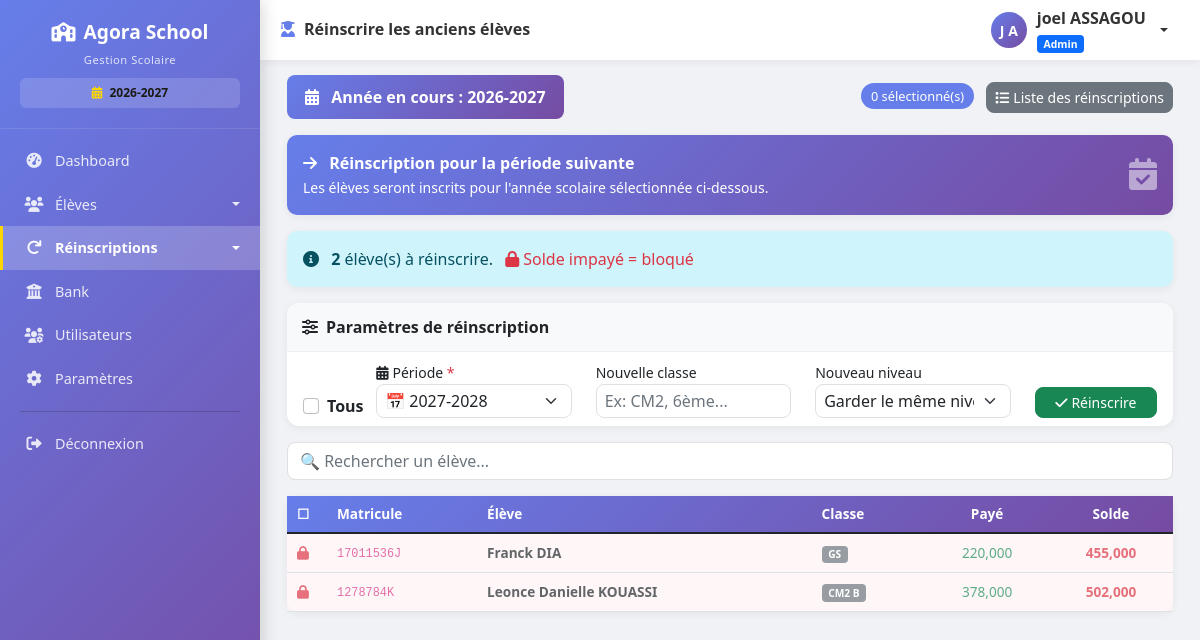
Page /reinscriptions/anciens (signed in) on the earlier database version.
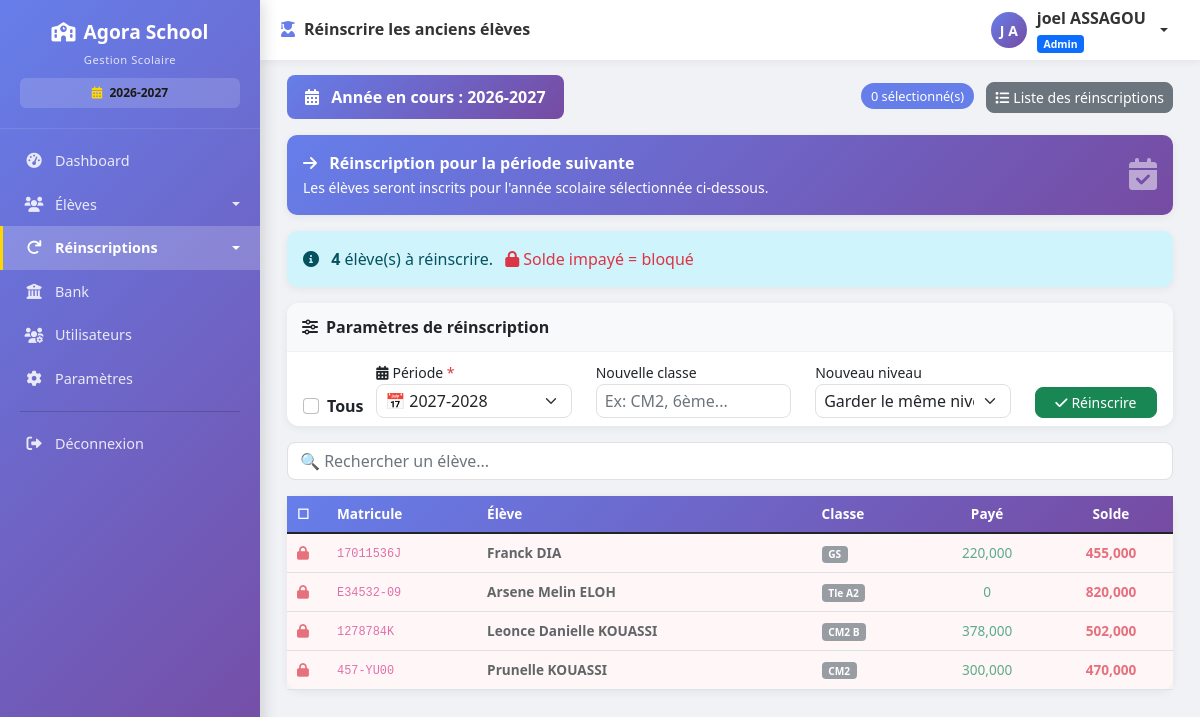
Same page on the later database version.
### models.py (models this page shows, shortened)
class Eleve(db.Model):
    __tablename__ = 'eleves'
    id = db.Column(db.Integer, primary_key=True)
    nom = db.Column(db.String(100), nullable=False)
    prenom = db.Column(db.String(100), nullable=False)
    classe = db.Column(db.String(50), nullable=False)
    genre = db.Column(db.String(1))
    date_naissance = db.Column(db.Date, nullable=True)
    lieu_naissance = db.Column(db.String(100))
    matricule = db.Column(db.String(50), unique=True, nullable=False)
    nom_parent = db.Column(db.String(200))
    profession_parent = db.Column(db.String(200))
    employeur = db.Column(db.String(200))
    telephone_parent = db.Column(db.String(20))
    adresse = db.Column(db.String(200))
    affiliation = db.Column(db.String(100))
    observation = db.Column(db.String(200))
    nom_parent1 = db.Column(db.String(200))
    profession_parent1 = db.Column(db.String(200))
    employeur2 = db.Column(db.String(200))
    telephone_parent2 = db.Column(db.String(20))
    adresse1 = db.Column(db.String(200))
    affiliation1 = db.Column(db.String(100))
    observation1 = db.Column(db.String(200))
    est_affecte_etat = db.Column(db.Boolean, default=False)
    reference_affectation = db.Column(db.String(100))
    organisme_affectation = db.Column(db.String(100), default='État')
    sous_groupe_id = db.Column(db.Integer, db.ForeignKey('sous_groupes.id'), nullable=True)
    transport_option_id = db.Column(db.Integer, db.ForeignKey('options_transport.id'), nullable=True)
    cantine_option_id = db.Column(db.Integer, db.ForeignKey('options_cantine.id'), nullable=True)
    renforcement_inscrit = db.Column(db.Boolean, default=False)
    frais_tenue = db.Column(db.Float, default=0)
    frais_droit_examen = db.Column(db.Float, default=0)
    frais_scolarite = db.Column(db.Float, default=0)
    montant_paye = db.Column(db.Float, default=0)
    date_inscription = db.Column(db.DateTime, default=datetime.utcnow)
    date_modification = db.Column(db.DateTime, default=datetime.utcnow, onupdate=datetime.utcnow)
    actif = db.Column(db.Boolean, default=True)
    commentaire = db.Column(db.Text)
    annee_scolaire = db.Column(db.String(20), default='2026-2027')
    reinscrit = db.Column(db.Boolean, default=False)
    date_reinscription = db.Column(db.DateTime, nullable=True)
    reinscrit_par = db.Column(db.String(100), nullable=True)
    paiements = db.relationship('Paiement', backref='eleve', lazy=True, cascade='all, delete-orphan')
    @property
    def frais_scolarite_base(self):
        if not self.sous_groupe_id:
            return 0
        sous_groupe = SousGroupe.query.get(self.sous_groupe_id)
        if not sous_groupe:
            return 0
        tarif = TarifFraisAffecte.query.filter_by(
            groupe_id=sous_groupe.groupe_id,
            est_affecte=self.est_affecte_etat,
            type_tarif='scolarite',  # ← AJOUTER CETTE LIGNE
            actif=True
        ).first()
        if tarif:
            return tarif.montant
    @property
    def frais_transport(self):
        if self.transport_option:
            return self.transport_option.montant_supplement
        return 0
    @property
    def frais_cantine(self):
        if self.cantine_option:
            return self.cantine_option.montant
        return 0
    @property
    def frais_renforcement(self):
        if self.est_classe_examen or self.renforcement_inscrit:
            tarif = TarifFrais.query.filter_by(
                type_frais_id=4,  # ID pour le renforcement
                sous_groupe_id=self.sous_groupe_id,
                actif=True
            ).first()
            return tarif.montant if tarif else 0
        return 0
    @property
    def frais_droit_examen_montant(self):
        if self.sous_groupe_id:
            ids_examen = [11, 15, 18]  # À remplacer par les vrais IDs
            if self.sous_groupe_id == 11:  # CM2
                ministere = float(Parametre.get('droit_examen_cm2_ministere', 5000))
                ecole = float(Parametre.get('droit_examen_cm2_ecole', 3000))
                return ministere + ecole
            elif self.sous_groupe_id == 15:  # 3ème
                ministere = float(Parametre.get('droit_examen_3eme_ministere', 8000))
                ecole = float(Parametre.get('droit_examen_3eme_ecole', 5000))
                return ministere + ecole
            elif self.sous_groupe_id == 18:  # Terminale
                ministere = float(Parametre.get('droit_examen_tle_ministere', 10000))
                ecole = float(Parametre.get('droit_examen_tle_ecole', 7000))
                return ministere + ecole
        return 0
    @property
    def est_classe_examen(self):
        if self.sous_groupe:
            return self.sous_groupe.nom in ['CM2', '3ème', 'Terminale']
        return False
    @property
    def frais_scolarite_total(self):
        total = 0
        total += self.frais_scolarite_base or 0
        total += self.frais_inscription_montant or 0
        total += self.frais_tenue_montant or 0
        if self.transport_option:
            total += self.frais_transport or 0
        if self.cantine_option:
            total += self.frais_cantine or 0
        total += self.frais_renforcement or 0
        if self.est_classe_examen:
            total += self.frais_droit_examen_montant or 0
        return total
    @property
    def solde(self):
        return self.frais_scolarite_total - self.montant_paye_reel
    @property
    def frais_inscription_montant(self):
        if not self.sous_groupe:
            return 0
        tarif = TarifFraisAffecte.query.filter_by(
            groupe_id=self.sous_groupe.groupe_id,
            type_tarif='inscription',
            actif=True
        ).first()
        if tarif:
            return tarif.montant
        return 0
    @property
    def frais_tenue_montant(self):
        if not self.sous_groupe:
            return 0
        import json
        mapping_json = Parametre.get('mapping_tenues_sous_groupes', '{}')
        try:
            mapping = json.loads(mapping_json)
        except (json.JSONDecodeError, TypeError):
            return self._get_montant_tenue_fallback()
        param_cle = mapping.get(self.sous_groupe.nom)
        if param_cle == 'montant_tenue_primaire_inf':
            return float(Parametre.get('montant_tenue_primaire_inf', 15000))
        elif param_cle == 'montant_tenue_primaire_sup':
            return float(Parametre.get('montant_tenue_primaire_sup', 20000))
        else:
            return self._get_montant_tenue_fallback()
    @property
    def nom_complet(self):
        return f"{self.prenom} {self.nom}"
    @property
    def montant_paye_reel(self):
        return sum(p.montant for p in self.paiements if p.montant > 0 and p.statut == 'actif')

class TarifFraisAffecte(db.Model):
    __tablename__ = 'tarifs_frais_affecte'
    id = db.Column(db.Integer, primary_key=True)
    sous_groupe_id = db.Column(db.Integer, db.ForeignKey('sous_groupes.id'), nullable=True)
    groupe_id = db.Column(db.Integer, db.ForeignKey('groupes_scolaires.id'), nullable=True)
    est_affecte = db.Column(db.Boolean, default=False)
    type_tarif = db.Column(db.String(20), default='scolarite')
    montant = db.Column(db.Float, default=0, nullable=False)
    actif = db.Column(db.Boolean, default=True)
    date_creation = db.Column(db.DateTime, default=datetime.utcnow)
    date_modification = db.Column(db.DateTime, default=datetime.utcnow, onupdate=datetime.utcnow)
    __table_args__ = (
        db.UniqueConstraint('sous_groupe_id', 'type_tarif', 'est_affecte',
                            name='unique_tarif_sous_groupe'),
        db.UniqueConstraint('groupe_id', 'type_tarif', 'est_affecte',
                            name='unique_tarif_groupe'),
    )

class Parametre(db.Model):
    __tablename__ = 'parametres'
    id = db.Column(db.Integer, primary_key=True)
    cle = db.Column(db.String(100), unique=True, nullable=False)
    valeur = db.Column(db.String(500))
    description = db.Column(db.String(200))
    date_modification = db.Column(db.DateTime, default=datetime.utcnow, onupdate=datetime.utcnow)
    @classmethod
    def get(cls, cle, default=None):
        param = cls.query.filter_by(cle=cle).first()
        return param.valeur if param else default

class SousGroupe(db.Model):
    __tablename__ = 'sous_groupes'
    id = db.Column(db.Integer, primary_key=True)
    nom = db.Column(db.String(100), nullable=False)
    code = db.Column(db.String(50), unique=True)
    groupe_id = db.Column(db.Integer, db.ForeignKey('groupes_scolaires.id'), nullable=False)
    ordre = db.Column(db.Integer, default=0)
    description = db.Column(db.String(200))
    actif = db.Column(db.Boolean, default=True)
    date_creation = db.Column(db.DateTime, default=datetime.utcnow)
    eleves = db.relationship('Eleve', backref='sous_groupe', lazy=True)
    tarifs_affectation = db.relationship('TarifFraisAffecte', backref='sous_groupe', lazy=True,
                                         foreign_keys='TarifFraisAffecte.sous_groupe_id',
                                         cascade='all, delete-orphan')
    tarifs_frais = db.relationship('TarifFrais', backref='sous_groupe', lazy=True, cascade='all, delete-orphan')

class OptionTransport(db.Model):
    __tablename__ = 'options_transport'
    id = db.Column(db.Integer, primary_key=True)
    nom = db.Column(db.String(100), nullable=False)
    code = db.Column(db.String(50), unique=True, nullable=False)
    description = db.Column(db.String(200))
    montant_supplement = db.Column(db.Float, default=0, nullable=False)
    actif = db.Column(db.Boolean, default=True)
    ordre = db.Column(db.Integer, default=0)
    date_creation = db.Column(db.DateTime, default=datetime.utcnow)
    eleves = db.relationship('Eleve', backref='transport_option', lazy=True, foreign_keys='Eleve.transport_option_id')

class Paiement(db.Model):
    __tablename__ = 'paiements'
    id = db.Column(db.Integer, primary_key=True)
    eleve_id = db.Column(db.Integer, db.ForeignKey('eleves.id'), nullable=False)
    montant = db.Column(db.Float, nullable=False)
    type_paiement = db.Column(db.String(50), nullable=False)
    reference = db.Column(db.String(100))
    description = db.Column(db.String(200))
    recu = db.Column(db.String(50), unique=True)
    date_paiement = db.Column(db.DateTime, default=datetime.utcnow)
    encaisse_par = db.Column(db.String(100))
    statut = db.Column(db.String(20), default='actif')
    annule_le = db.Column(db.DateTime, nullable=True)
    annule_par = db.Column(db.String(100), nullable=True)
    motif_annulation = db.Column(db.Text, nullable=True)
    annee_scolaire = db.Column(db.String(20), default='2025-2026')
    categorie_frais = db.Column(db.String(50), default='scolarite')  # Pour la catégorie principale
    details = db.Column(db.JSON, default={})

class OptionCantine(db.Model):
    __tablename__ = 'options_cantine'
    id = db.Column(db.Integer, primary_key=True)
    nom = db.Column(db.String(100), nullable=False)
    code = db.Column(db.String(50), unique=True, nullable=False)
    description = db.Column(db.String(200))
    montant = db.Column(db.Float, default=0, nullable=False)
    actif = db.Column(db.Boolean, default=True)
    ordre = db.Column(db.Integer, default=0)
    date_creation = db.Column(db.DateTime, default=datetime.utcnow)
    eleves = db.relationship('Eleve', backref='cantine_option', lazy=True, foreign_keys='Eleve.cantine_option_id')

class TarifFrais(db.Model):
    __tablename__ = 'tarifs_frais'
    id = db.Column(db.Integer, primary_key=True)
    type_frais_id = db.Column(db.Integer, db.ForeignKey('types_frais.id'), nullable=False)
    sous_groupe_id = db.Column(db.Integer, db.ForeignKey('sous_groupes.id'), nullable=False)
    montant = db.Column(db.Float, default=0, nullable=False)
    est_obligatoire = db.Column(db.Boolean, default=False)
    actif = db.Column(db.Boolean, default=True)
    date_creation = db.Column(db.DateTime, default=datetime.utcnow)
    date_modification = db.Column(db.DateTime, default=datetime.utcnow, onupdate=datetime.utcnow)
    __table_args__ = (db.UniqueConstraint('type_frais_id', 'sous_groupe_id', name='unique_tarif_niveau'),)

### routes.py (the view)
@app.route('/reinscriptions/anciens')
@login_required
def reinscrire_anciens():
    if current_user.role not in ['admin', 'comptable']:
        flash('Accès non autorisé', 'danger')
        return redirect(url_for('liste_eleves'))
    annee_active = get_annee_active()
    annees_disponibles = get_annees_scolaires()
    anciens = Eleve.query.filter(Eleve.actif == True, Eleve.reinscrit == False)\
                  .order_by(Eleve.nom, Eleve.prenom).all()
    sous_groupes = SousGroupe.query.order_by(SousGroupe.groupe_id, SousGroupe.ordre).all()
    periode_suivante = get_periode_suivante()
    return render_template('reinscriptions/anciens.html',
                         eleves=anciens,
                         annee_active=annee_active,
                         annees_disponibles=annees_disponibles,
                         periode_suivante=periode_suivante,
                         sous_groupes=sous_groupes)

### templates/reinscriptions/anciens.html (shortened to what the changed rows need)
{% extends "base.html" %}
{% block content %}
<div class="container-fluid">
    <div class="alert alert-info">
        <i class="fas fa-info-circle me-2"></i>
        <strong>{{ eleves|length }}</strong> élève(s) à réinscrire.
        <span class="text-danger ms-2"><i class="fas fa-lock me-1"></i>Solde impayé = bloqué</span>
    </div>
    {% if eleves|length > 0 %}
    <div class="card">
        <div class="card-body p-0">
            <div class="table-responsive">
                <table class="table table-hover mb-0" id="elevesTable">
                    <thead style="background: linear-gradient(135deg, #667eea 0%, #764ba2 100%); color: white;">
                        <tr>
                            <th width="40">☐</th>
                            <th>Matricule</th>
                            <th>Élève</th>
                            <th>Classe</th>
                            <th class="text-center">Payé</th>
                            <th class="text-center">Solde</th>
                        </tr>
                    </thead>
                    <tbody>
                        {% for eleve in eleves %}
                        <tr class="{% if eleve.solde > 0 %}bloque{% endif %}" id="row{{ eleve.id }}">
                            <td>
                                {% if eleve.solde <= 0 %}
                                <input class="form-check-input eleve-checkbox" type="checkbox"
                                       value="{{ eleve.id }}"
                                       data-nom="{{ eleve.nom_complet }}"
                                       data-classe="{{ eleve.classe }}"
                                       data-sousgroupe="{{ eleve.sous_groupe_id or '' }}"
                                       onchange="updateCounter()">
                                {% else %}
                                <i class="fas fa-lock text-danger" title="Solde : {{ '{:,.0f}'.format(eleve.solde) }} FCFA"></i>
                                {% endif %}
                            </td>
                            <td><code>{{ eleve.matricule }}</code></td>
                            <td><strong>{{ eleve.nom_complet }}</strong></td>
                            <td><span class="badge bg-secondary">{{ eleve.classe }}</span></td>
                            <td class="text-center text-success">{{ "{:,.0f}".format(eleve.montant_paye) }}</td>
                            <td class="text-center {% if eleve.solde > 0 %}text-danger fw-bold{% else %}text-success{% endif %}">
                                {{ "{:,.0f}".format(eleve.solde) }}
                            </td>
                        </tr>
                        {% endfor %}
                    </tbody>
                </table>
            </div>
        </div>
    </div>
    {% else %}
    <div class="text-center py-5">
        <i class="fas fa-check-circle fa-4x text-success mb-3"></i>
        <h4>Tous les élèves sont déjà réinscrits ! 🎉</h4>
        <a href="{{ url_for('liste_reinscriptions') }}" class="btn btn-primary mt-3">Voir les réinscriptions</a>
    </div>
    {% endif %}
</div>
{% endblock %}

Differences in the rows shown:
added Eleve: matricule "E34532-09", nom_complet "Arsene Melin ELOH", classe "Tle A2", montant_paye "0", solde "820,000"
added Eleve: matricule "457-YU00", nom_complet "Prunelle KOUASSI", classe "CM2", montant_paye "300,000", solde "470,000"
Other differences:
{{ eleves|length }}: "2" → "4"
